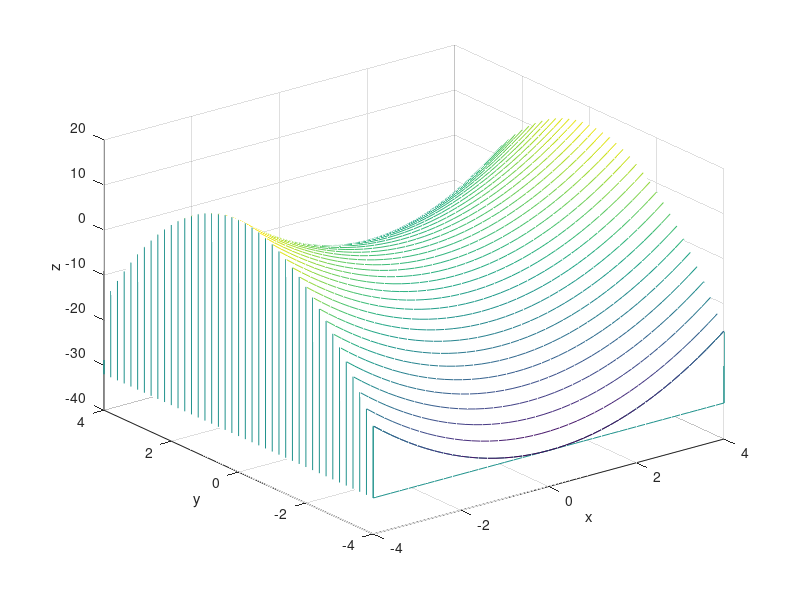

Source code (MATLAB):
% SKU CoE ITE - ParkSooYoung
% Grade 3 , Semester 1 , Chapter 1-3-2 , Number 5

[x, y] = meshgrid(-4:0.2:4);
z = x.^2-2*y.^2;
waterfall(x, y, z);
xlabel('x');
ylabel('y');
zlabel('z');
